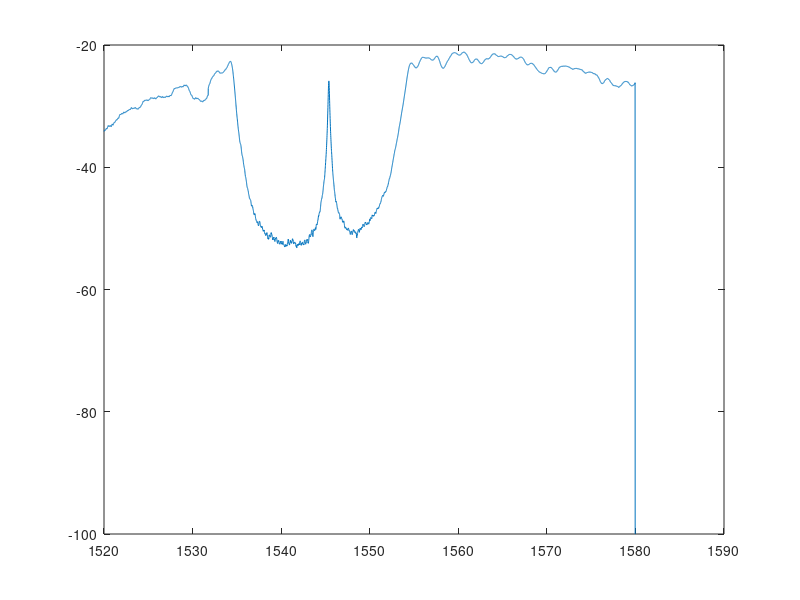
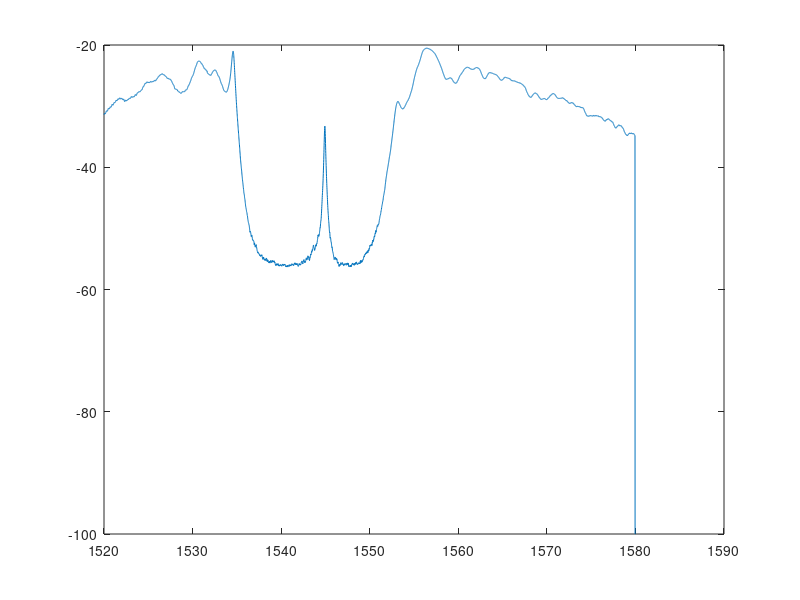
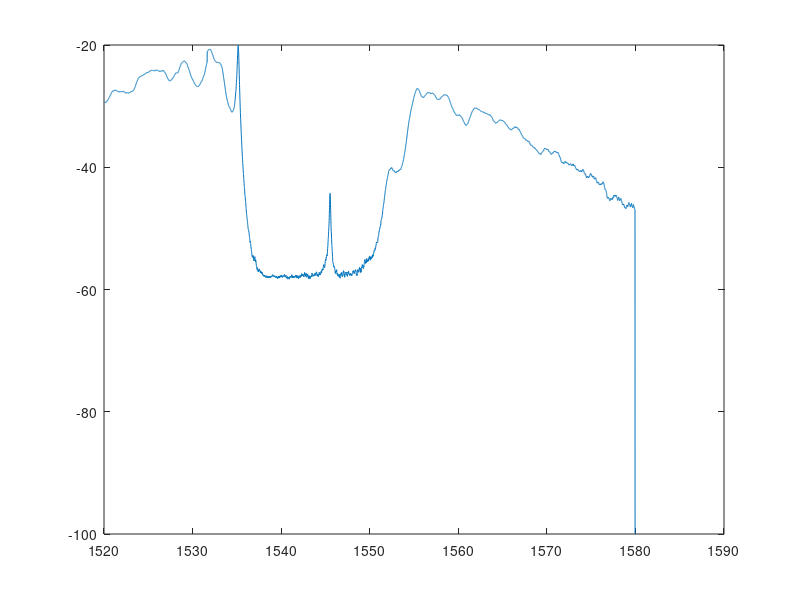
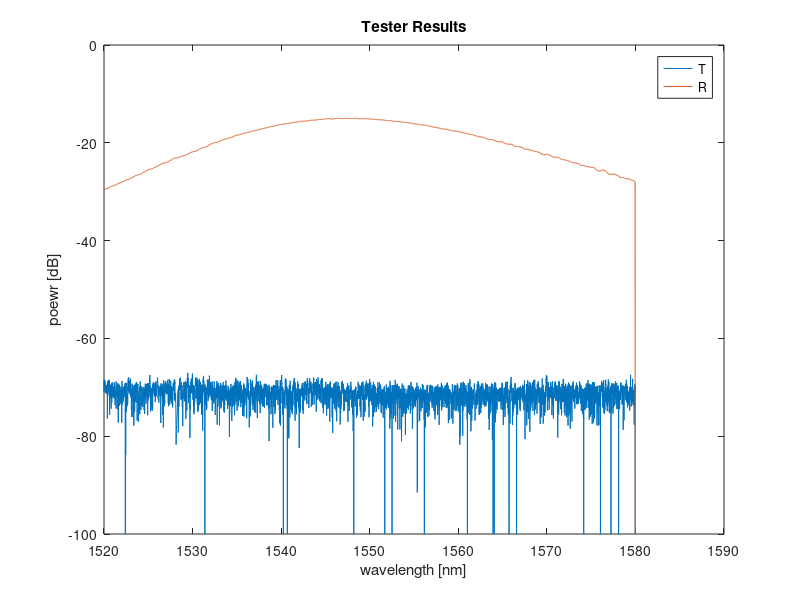

MATLAB code to generate these figures, in order:
clear all;
clc;

mat100130=load("orbahari_100130_1082 (1).mat");
mat10090=load("orbahari_10090_1085.mat");
mat100170=load("orbahari_100170_1083 (1).mat");
mat100210=load("orbahari_100210_1084 (1).mat");
%%
figure(82);
plot(mat100130.scandata.wavelength*1e9,mat100130.scandata.power(:,2));
%R=mat100130.scandata.power(:,1);
Rpeak100130=min(mat100130.scandata.power(2200:3000,1))
loss100130=10*log10(1-10^(Rpeak100130/10))
%%
figure(83);
plot(mat100170.scandata.wavelength*1e9,mat100170.scandata.power(:,2));
Rpeak100170=min(mat100170.scandata.power(2200:3000,1))
loss100170=10*log10(1-10^(Rpeak100170/10))
%%
figure(84);
plot(mat100210.scandata.wavelength*1e9,mat100210.scandata.power(:,2));
Rpeak100210=min(mat100210.scandata.power(2200:3000,1))
loss100210=10*log10(1-10^(Rpeak100210/10))
%%
figure(85);
plot(mat10090.scandata.wavelength*1e9,mat10090.scandata.power(:,2));
Rpeak10090=min(mat10090.scandata.power(2200:3000,1))
loss10090=10*log10(1-10^(Rpeak10090/10))

%% loading unused results
mat1087=load("orbahari_60130_1087 (1).mat");
mat1080=load("orbahari_60170_1080 (1).mat");
mat1081=load("orbahari_60210_1081 (1).mat");
mat1086=load("orbahari_140210_1086.mat");
tester=load("orbahari_tester_1088.mat");

%%
plot(tester.scandata.wavelength*1e9,tester.scandata.power(:,2));
title("Tester Results")
xlabel('wavelength [nm]')
ylabel('poewr [dB]')
hold on
plot(tester.scandata.wavelength*1e9,tester.scandata.power(:,1));
legend("T","R")
hold off;